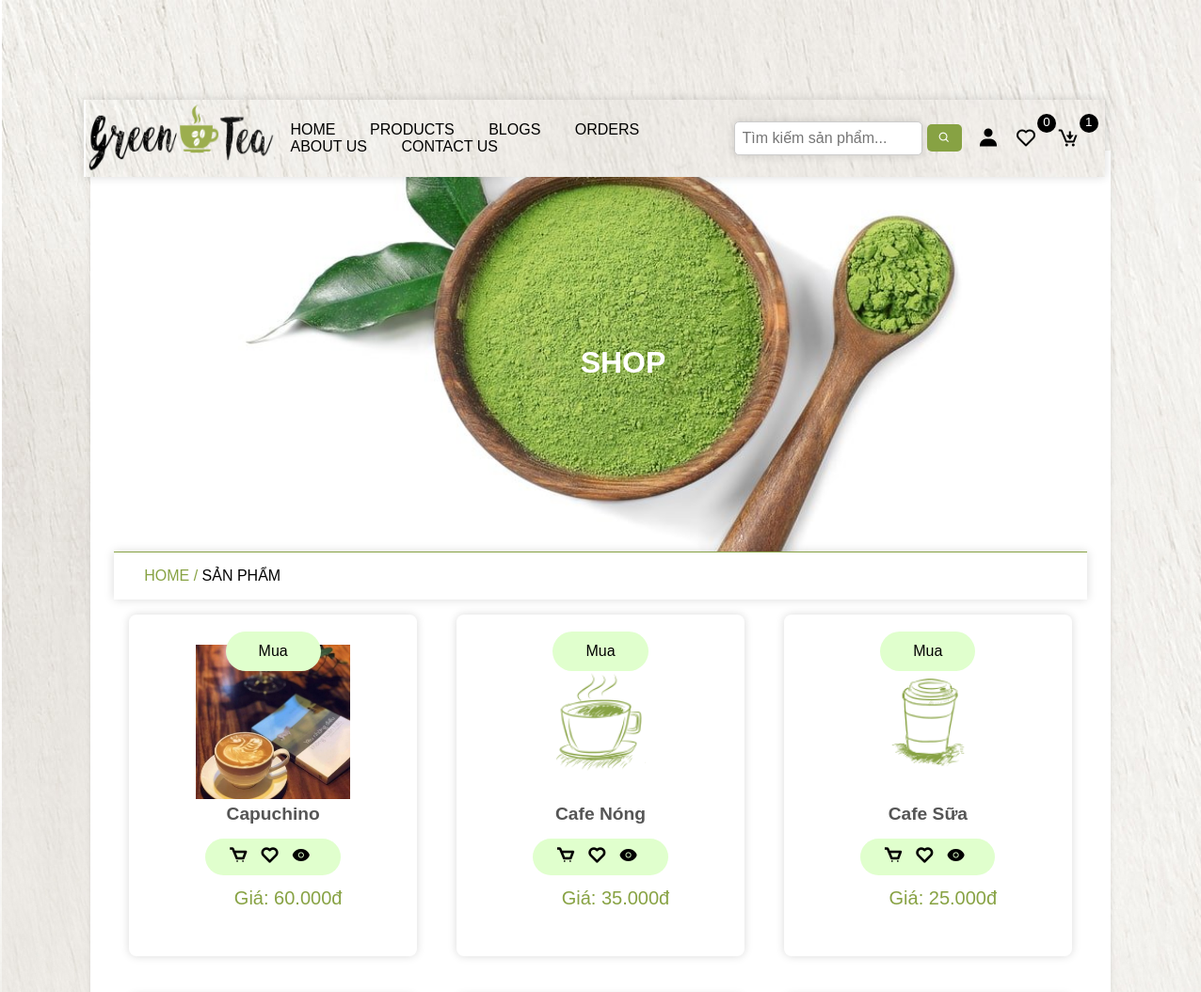
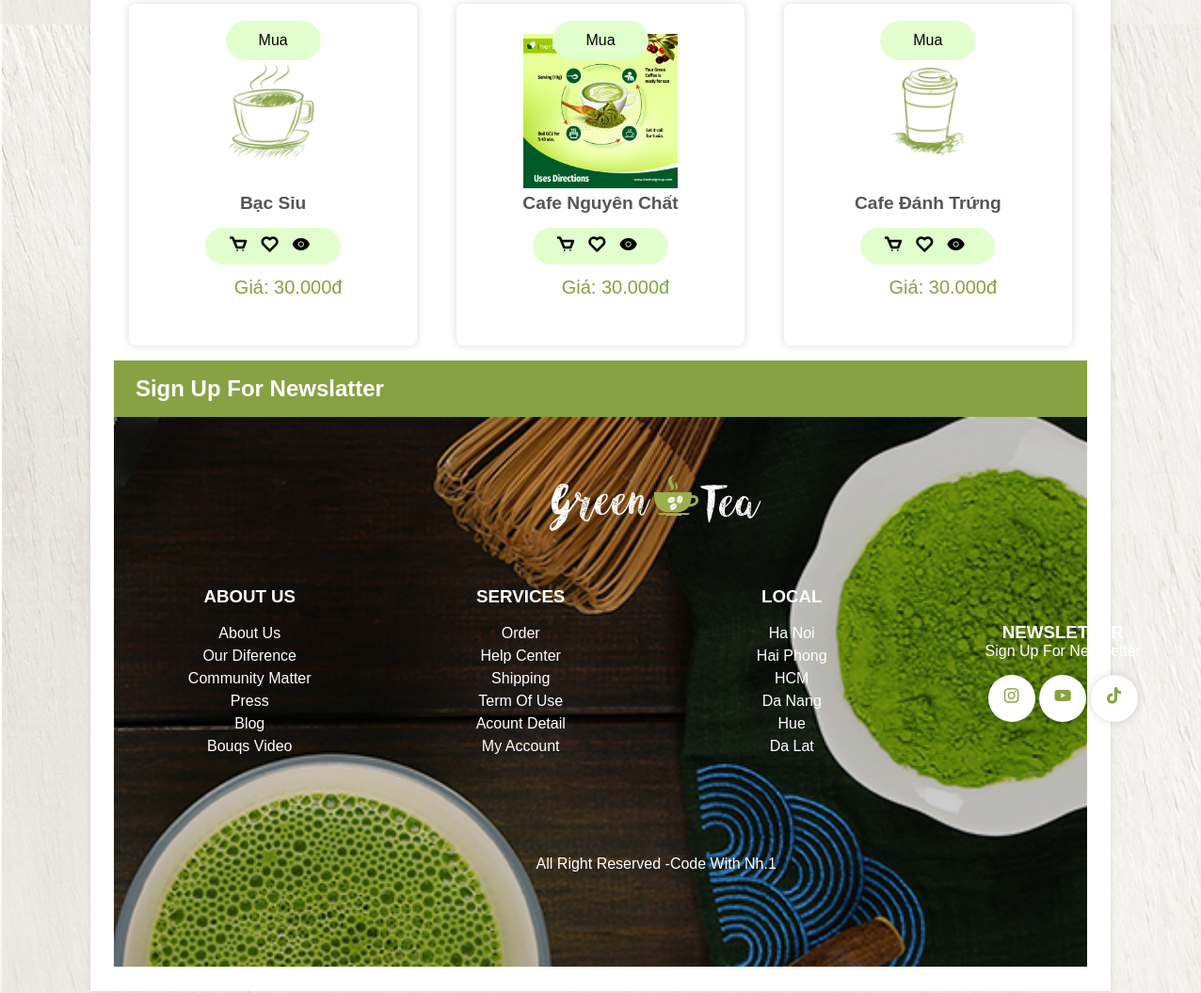
Screenshot of /view_products.php with the database file from the repository (2 pictures, top to bottom).
### tables this page shows
CREATE TABLE `products` (
  `id` varchar(20) NOT NULL,
  `name` varchar(250) NOT NULL,
  `price` int(50) NOT NULL,
  `image` varchar(255) NOT NULL,
  `product_detail` varchar(1000) NOT NULL,
  `status` varchar(100) NOT NULL
);

### view_products.php (the view, shortened to what this page needs)
<?php
include 'connect.php';
?>
<!DOCTYPE html>
<html lang="en">
<head>
    <link href='https://unpkg.com/boxicons@2.1.4/css/boxicons.min.css' rel='stylesheet'>
</head>
<body>
    <?php include 'header.php'; ?>
    <div class="main">
        <div class="banner">
            <h1>Shop</h1>
        </div>
        <div class="title2">
            <a href="home.php">home /</a><span> Sản phẩm</span>
        </div>
        <section class="products">
            <div class="box-container">
                <?php
                $select_products = $conn->prepare("select * from `products` where status = 'active'");
                $select_products->execute();
                if ($select_products->rowCount() > 0) {
                    while ($fetch_products = $select_products->fetch(PDO::FETCH_ASSOC)) {
                ?>
                        <form action="" method="post" class="box">
                            <img src="img/<?php echo $fetch_products['image']; ?>" class="img">
                            <h3 class="name"><?= $fetch_products['name']; ?></h3>
                            <div class="button">
                                <button type="submit" name="add_to_cart"><i class="bx bx-cart"></i></button>
                                <button type="submit" name="add_to_wishlist"><i class="bx bx-heart"></i></button>
                                <a href="view_page.php?pid=<?php echo $fetch_products['id']; ?>" class="bx bxs-show"></a>
                            </div>
                            <div class="flex">
                                <p class="price" style="padding-left: 32%;">Giá: <?= number_format($fetch_products['price'], 0, '.', '.'); ?>đ</p>
                            </div>
                            <a href="checkout.php?get_id=<?= $fetch_products['id']; ?>" class="btn">Mua</a>
                        </form>
                <?php
                    }
                } else {
                    echo '<p class = "empty">Chưa có sản phẩm nào</p>';
                }
                ?>
            </div>
        </section>
        <?php include 'footer.php'; ?>
    </div>
</body>
</html>

### header.php (shortened to what this page needs)
<header class="header">
    <div class="flex">
        <a href="home.php" class="logo"><img src="img/logo.jpg"></a>
        <nav class="navbar">
            <a href="home.php">home</a>
            <a href="view_products.php">products</a>
            <a href="view_blogs.php">blogs</a>
            <a href="order.php">orders</a>
            <a href="about.php">about us</a>
            <a href="contact.php">contact us</a>
        </nav>
          <div class="search-container">
            <input type="text" id="search" placeholder="Tìm kiếm sản phẩm..." onkeyup="searchProducts()" />
            <button type="submit" class="search-btn" onclick="event.preventDefault();">
                <i class="bx bx-search"></i>
            </button>
        </div>
        <div class="icons">
            <i class="bx bxs-user" id="user-btn"></i>
            <?php
            $count_wishlist_items = $conn->prepare("SELECT * FROM `wishlist` WHERE user_id = ?");
            $count_wishlist_items->execute([$user_id]);
            $total_wishlist_items = $count_wishlist_items->rowCount();
            ?>
            <a href="wishlist.php" class="cart-btn" style="margin-right: .3rem;">
                <i class="bx bx-heart"></i><sup style="position: absolute;"><?= $total_wishlist_items ?></sup>
            </a>
            <?php
            $count_cart_items = $conn->prepare("SELECT * FROM `cart` WHERE user_id = ?");
            $count_cart_items->execute([$user_id]);
            $total_cart_items = $count_cart_items->rowCount();
            ?>
            <a href="cart.php" class="cart-btn" style="margin-right: 1.5rem;">
                <i class="bx bx-cart-download"></i><sup style="position: absolute;"><?= $total_cart_items ?></sup>
            </a>
        </div>
    </div>
</header>

### footer.php (shortened to what this page needs)
<div class="top-footer">
    <h2><i class="bx bx-envelop"></i> Sign Up For Newslatter</h2>
</div>
<footer>
    <div class="footer-content">
         <div class="img-box">
            <img src="img/logofooter.png" alt="">
         </div>
         <div class="inner-footer">
            <div class="card">
                <h3>About us</h3>
                <ul>
                    <li>about us</li>
                    <li>our diference</li>
                    <li>community matter</li>
                    <li>press</li>
                    <li>blog</li>
                    <li>bouqs video</li>
                </ul>
            </div>
            <div class="card">
                <h3>Services</h3>
                <ul>
                    <li>order</li>
                    <li>help center</li>
                    <li>shipping</li>
                    <li>term of use</li>
                    <li>acount detail</li>
                    <li>my account</li>
                </ul>
            </div>
            <div class="card">
                <h3>Local</h3>
                <ul>
                    <li>Ha Noi</li>
                    <li>Hai Phong</li>
                    <li>HCM</li>
                    <li>Da Nang</li>
                    <li>Hue</li>
                    <li>Da Lat</li>
                </ul>
            </div>
            <div class="card">
                <h3>Newsletter</h3>
                <p>Sign Up For Newsletter</p>
                  <div class="social-links">
                     <i class="bx bxl-instagram"></i>
                     <i class="bx bxl-youtube"></i>
                     <i class="bx bxl-tiktok"></i>
                  </div>
            </div>
         </div>
         <div class="bottom-footer">
            <p>all right reserved -code with Nh.1</p>
         </div>
    </div>
</footer>

### rows the page displays
products: image (picture), name "Capuchino", price "60.000"
products: image (picture), name "Cafe Nóng", price "35.000"
products: image (picture), name "Cafe Sữa", price "25.000"
products: image (picture), name "Bạc Sỉu", price "30.000"
products: image (picture), name "Cafe Nguyên Chất", price "30.000"
products: image (picture), name "Cafe Đánh Trứng", price "30.000"

### other values shown
$total_wishlist_items "0"
$total_cart_items "1"
